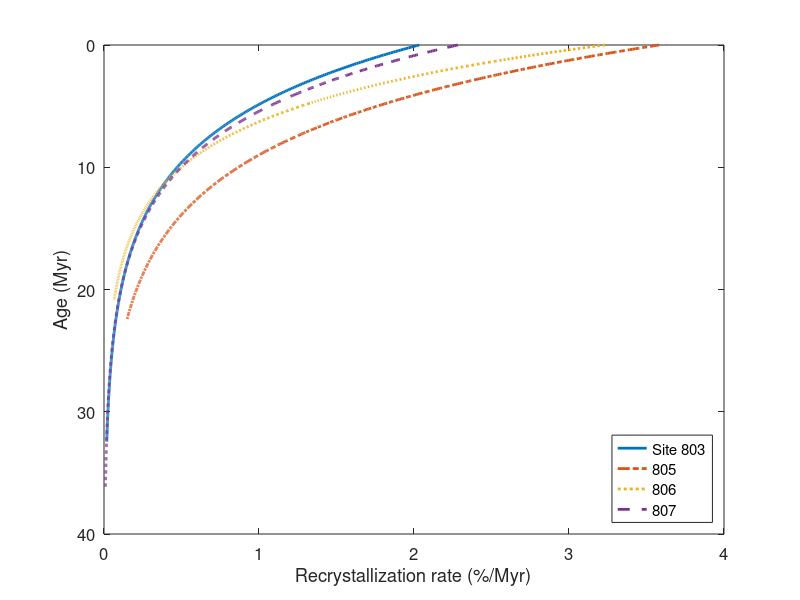

Write the MATLAB code that produced this figure.
clear all;
close all;

load('data803.mat');
load('data805.mat');
load('data806.mat');
load('data807.mat');

t_803=0.0591;
t_805=0.0385;
t_806=0.0271;
t_807=0.0329;

figure
hold on

plot(Rd803*100,z803*t_803,'-','linewidth',2);
plot(Rd805*100,z805*t_805,'-.','linewidth',2);
plot(Rd806*100,z806*t_806,':','linewidth',2);
plot(Rd807*100,z807*t_807,'--','linewidth',2);

set(gca,'Ydir','reverse');

xlabel('Recrystallization rate (%/Myr)');
ylabel('Age (Myr)');
set(gca,'FontSize',12);
legend('Site 803','805','806','807','Location','SouthEast');
box on 

% print('Rd_age.jpg','-djpeg','-r600');
print('Rd_age.pdf','-dpdf');
